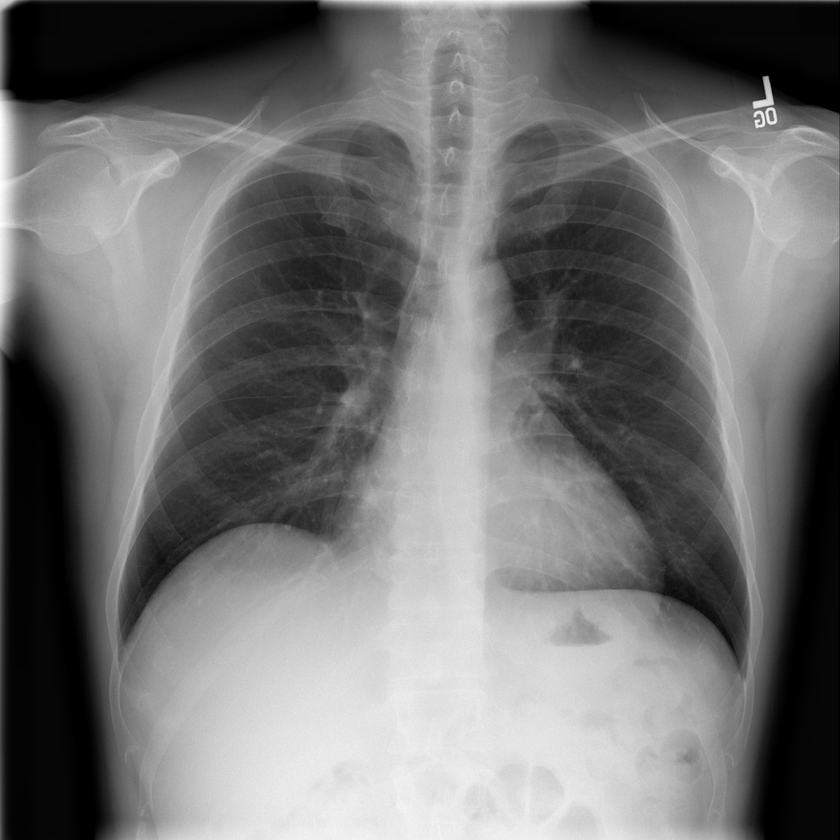
#> input picture input.png, 840 x 840 px, shrunk from 1024 x 1024 before the run
$ python to_heat.py
#> lines starting #> are read from the running program, lines starting #| are printed output that depends on the picture
import cv2
from matplotlib import pyplot as plt

# 读取图片
image_path = 'input.png'  # 替换为你的图片路径
image = cv2.imread(image_path, cv2.IMREAD_GRAYSCALE)  # 以灰度模式读取图片
#> image is the input picture: shape (840, 840); min 0, max 255, mean 114.4

# 确保图片是在 0 到 255 范围内

# 应用颜色映射
colored_image = cv2.applyColorMap(image, cv2.COLORMAP_JET)
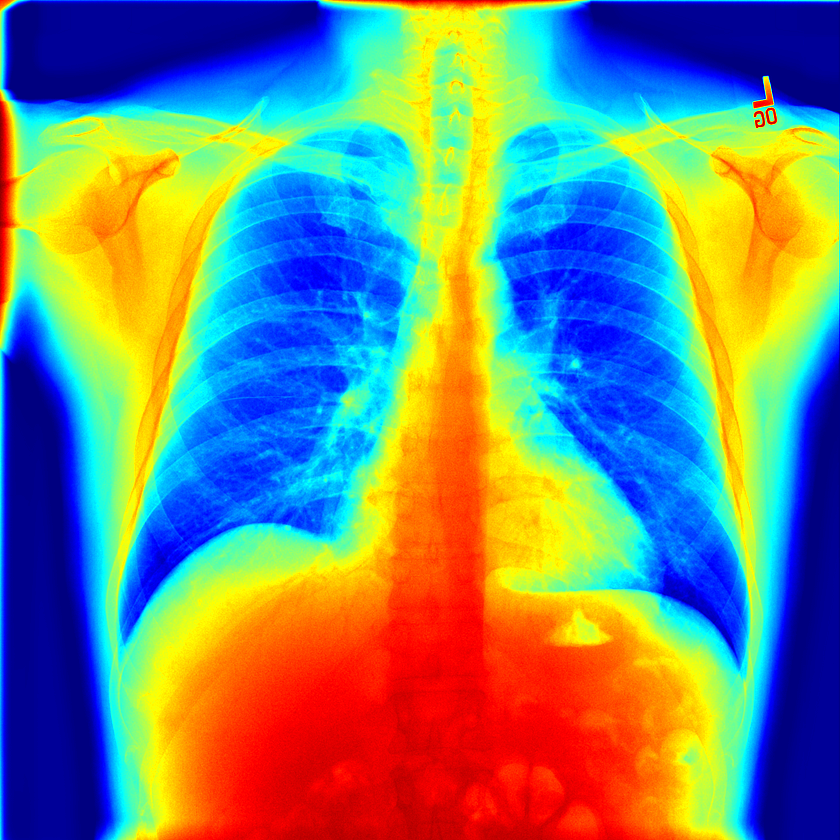
#> colored_image: shape (840, 840, 3); mean B, G, R 122.2, 136.3, 115.7

# 显示结果
plt.imshow(cv2.cvtColor(colored_image, cv2.COLOR_BGR2RGB))  # 转换颜色空间以正确显示
plt.axis('off')
plt.show()

# 保存结果图片
# cv2.imwrite('colored_image.jpg', colored_image

$ run again, with NORMAL_991.png copied over input.png
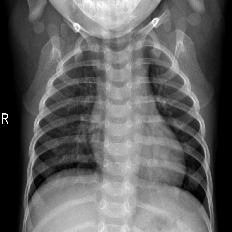
#> input picture NORMAL_991.png, 232 x 232 px
#> image is the input picture: shape (232, 232); min 0, max 255, mean 97.2
#> `colored_image = cv2.applyColorMap(image, cv2.COLORMAP_JET)`:
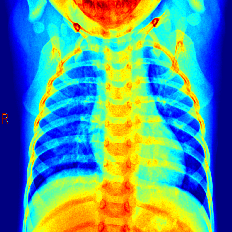
#> colored_image: shape (232, 232, 3); mean B, G, R 144.1, 153.9, 91.6

$ run again, with Pneumonia.jpeg saved as input.png
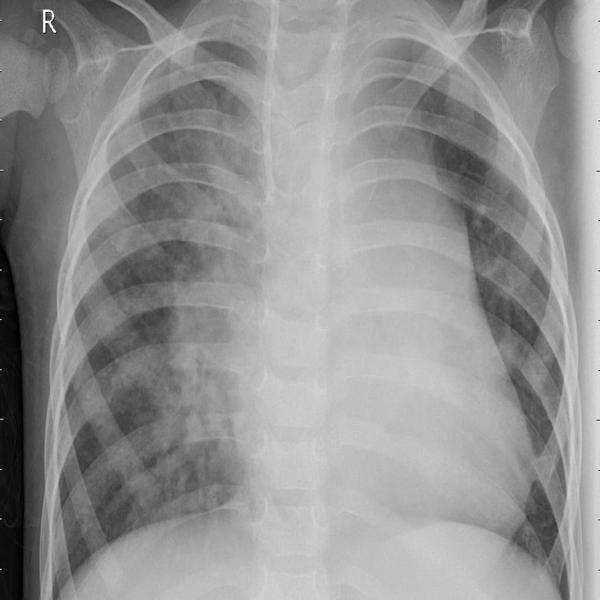
#> input picture Pneumonia.jpeg, 600 x 600 px
#> image is the input picture: shape (600, 600); min 0, max 255, mean 145.6
#> `colored_image = cv2.applyColorMap(image, cv2.COLORMAP_JET)`:
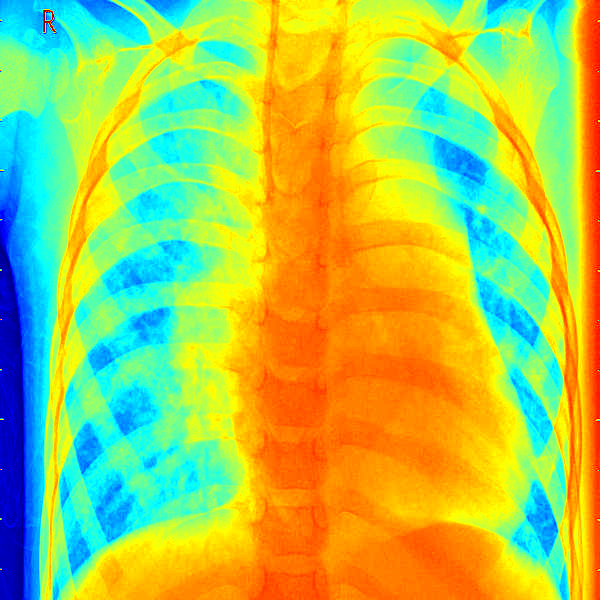
#> colored_image: shape (600, 600, 3); mean B, G, R 82.4, 199, 171.5
